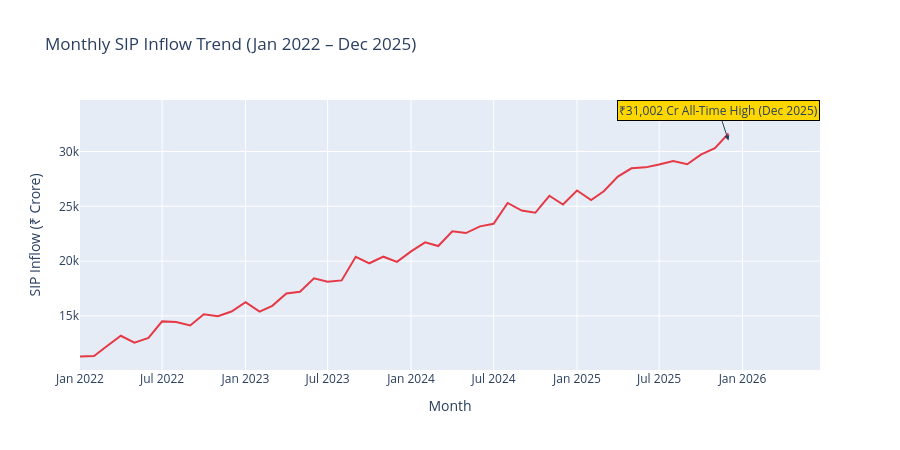

Here is the notebook cell this chart was saved with:
### Code cell
# TASK 3: Monthly SIP inflow trend Jan 2022 – Dec 2025

months = pd.date_range("2022-01", "2025-12", freq="MS")
np.random.seed(42)

# Realistic SIP growth from ~11,000 Cr to ~31,000 Cr
sip_values = np.linspace(11000, 31002, len(months)) + np.random.normal(0, 600, len(months))
sip_values = np.clip(sip_values, 10000, 32000)

sip_df = pd.DataFrame({"month": months, "sip_inflow_cr": sip_values})

fig = px.line(
    sip_df, x="month", y="sip_inflow_cr",
    title="Monthly SIP Inflow Trend (Jan 2022 – Dec 2025)",
    labels={"month": "Month", "sip_inflow_cr": "SIP Inflow (₹ Crore)"}
)

# Annotate the all-time high
fig.add_annotation(
    x="2025-12-01", y=31002,
    text="₹31,002 Cr\nAll-Time High (Dec 2025)",
    showarrow=True, arrowhead=2, bgcolor="gold", bordercolor="black"
)

fig.update_traces(line_color="#e63946", line_width=2)
fig.update_layout(height=450)
fig.show()
fig.write_html("charts/chart3_sip_inflow.html")
print("Chart 3 saved.")

### Figure 1 — Plotly figure (JSON) as saved in the notebook; plotly's stock layout.template omitted (floating-point values rounded to 4 significant figures)
{"data": [{"hovertemplate": "Month=%{x}<br>SIP Inflow (₹ Crore)=%{y}<extra></extra>", "legendgroup": "", "line": {"color": "#e63946", "dash": "solid", "width": 2}, "marker": {"symbol": "circle"}, "mode": "lines", "name": "", "orientation": "v", "showlegend": false, "type": "scatter", "x": ["2022-01-01T00:00:00", "2022-02-01T00:00:00", "2022-03-01T00:00:00", "2022-04-01T00:00:00", "2022-05-01T00:00:00", "2022-06-01T00:00:00", "2022-07-01T00:00:00", "2022-08-01T00:00:00", "2022-09-01T00:00:00", "2022-10-01T00:00:00", "2022-11-01T00:00:00", "2022-12-01T00:00:00", "2023-01-01T00:00:00", "2023-02-01T00:00:00", "2023-03-01T00:00:00", "2023-04-01T00:00:00", "2023-05-01T00:00:00", "2023-06-01T00:00:00", "2023-07-01T00:00:00", "2023-08-01T00:00:00", "2023-09-01T00:00:00", "2023-10-01T00:00:00", "2023-11-01T00:00:00", "2023-12-01T00:00:00", "2024-01-01T00:00:00", "2024-02-01T00:00:00", "2024-03-01T00:00:00", "2024-04-01T00:00:00", "2024-05-01T00:00:00", "2024-06-01T00:00:00", "2024-07-01T00:00:00", "2024-08-01T00:00:00", "2024-09-01T00:00:00", "2024-10-01T00:00:00", "2024-11-01T00:00:00", "2024-12-01T00:00:00", "2025-01-01T00:00:00", "2025-02-01T00:00:00", "2025-03-01T00:00:00", "2025-04-01T00:00:00", "2025-05-01T00:00:00", "2025-06-01T00:00:00", "2025-07-01T00:00:00", "2025-08-01T00:00:00", "2025-09-01T00:00:00", "2025-10-01T00:00:00", "2025-11-01T00:00:00", "2025-12-01T00:00:00"], "xaxis": "x", "y": [11300.0, 11340.0, 12240.0, 13190.0, 12560.0, 12990.0, 14500.0, 14440.0, 14120.0, 15160.0, 14980.0, 15400.0, 16250.0, 15380.0, 15920.0, 17050.0, 17200.0, 18420.0, 18120.0, 18240.0, 20390.0, 19800.0, 20400.0, 19930.0, 20890.0, 21710.0, 21370.0, 22720.0, 22560.0, 23170.0, 23410.0, 25300.0, 24610.0, 24410.0, 25960.0, 25160.0, 26450.0, 25570.0, 26370.0, 27720.0, 28470.0, 28550.0, 28800.0, 29120.0, 28840.0, 29720.0, 30300.0, 31640.0], "yaxis": "y"}], "layout": {"annotations": [{"arrowhead": 2, "bgcolor": "gold", "bordercolor": "black", "showarrow": true, "text": "₹31,002 Cr\nAll-Time High (Dec 2025)", "x": "2025-12-01", "y": 31002}], "height": 450, "legend": {"tracegroupgap": 0}, "title": {"text": "Monthly SIP Inflow Trend (Jan 2022 – Dec 2025)"}, "xaxis": {"anchor": "y", "domain": [0, 1], "title": {"text": "Month"}}, "yaxis": {"anchor": "x", "domain": [0, 1], "title": {"text": "SIP Inflow (₹ Crore)"}}}}
